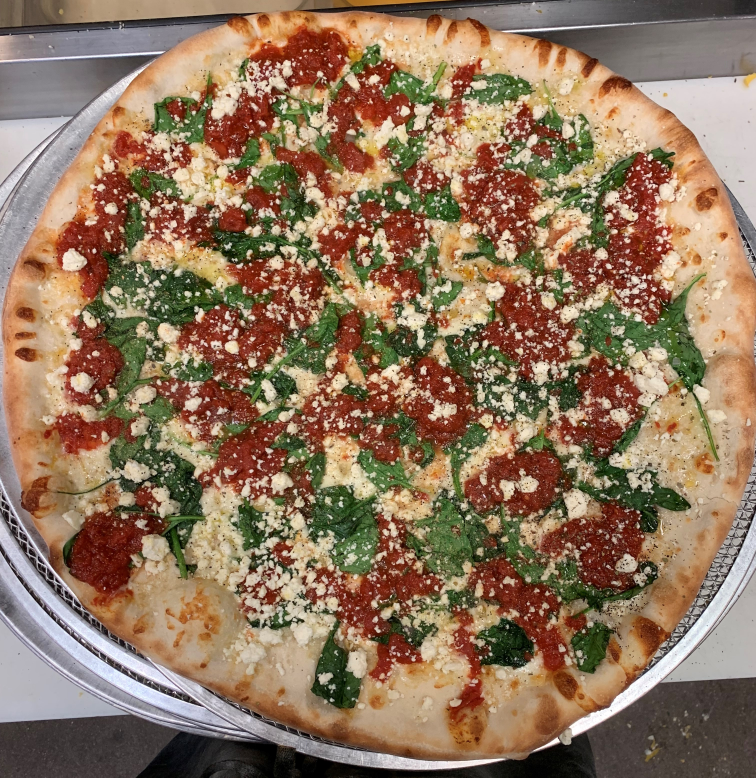
#> input picture pomo.jpg, 3024 x 3110 px (shown at 1/4 size)
$ python pizza.py
#> lines starting #> are read from the running program, lines starting #| are printed output that depends on the picture; after the words box and inside, x2 and y2 are one past the last pixel; in counts of white or black regions, pixels touching at a corner belong together
#This is my final code. I have it set up to test pepperoni first. It goest through all the methods to test for different pizzas and each method has output images
# to show the isolated topping colors so be aware each pizza will give out quite a few output images unless commented out in main. The output in the terminal will show what pizza
# was detected. Thanks!
import cv2 as cv
import math
import numpy as np
from matplotlib import pyplot

# [5 lines of commented-out code are left out]
pizza = cv.imread('pomo.jpg')
#> pizza is the input picture: shape (3110, 3024, 3); mean B, G, R 92.8, 117.6, 144.3

#create rgb image to show original image
original = cv.cvtColor(pizza, cv.COLOR_BGR2RGB)

pyplot.figure()
pyplot.title('Original image')
pyplot.imshow(original)
pyplot.show()

#create gray image to use specifically for circle detection for pepperoni pizza
grayPizza = cv.cvtColor(pizza, cv.COLOR_BGR2RGB)
grayPizza = cv.cvtColor(grayPizza, cv.COLOR_RGB2GRAY)

#convert pizza image to HSV
pizza = cv.cvtColor(pizza, cv.COLOR_BGR2HSV)
#> pizza: shape (3110, 3024, 3); mean H, S, V 32.6, 107.5, 147.1


def macAndCheese(pizza):

    mac = pizza.copy()

    #isolating yellow hsv values and creating mask
    lower_yellow = np.array([15, 160, 150])
    upper_yellow = np.array([25, 230, 255])
    macMask = cv.inRange(mac, lower_yellow, upper_yellow)

    #create value for mac using sum of mask
    isMac = np.sum(macMask)

    mac[np.where(macMask==0)] = 0

    mac_output_img = cv.cvtColor(mac, cv.COLOR_HSV2RGB)

    if isMac > 750000000:
        print("This is a Mac and Cheese Pizza")

    pyplot.figure()
    pyplot.title('Mac Output image')
    pyplot.imshow(mac_output_img)
    pyplot.show()


def pepperoni(pizza, grayPizza):

    pep = pizza.copy()

    #this code chunk was taken from Derricw on Stackoverflow to create a red mask for hsv
    #lower red mask
    lower_red = np.array([0, 100, 100])
    upper_red = np.array([10, 255, 255])
    lower_mask = cv.inRange(pep, lower_red, upper_red)
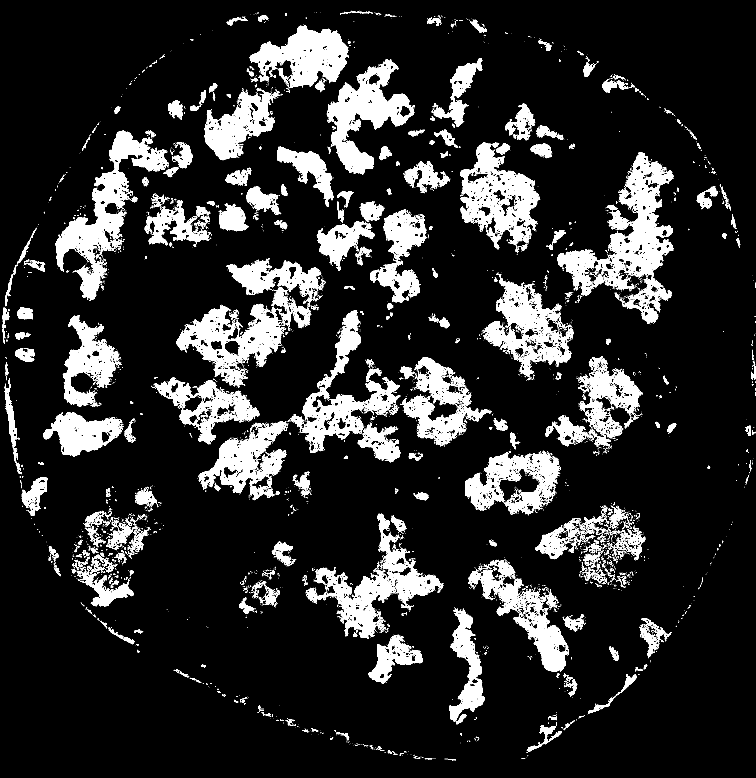
#> lower_mask: shape (3110, 3024) (shown at 1/4 size); 13.5% white; 7451 white regions (6339 under 20 px), largest, box (x1, y1, x2, y2) and area: (2229, 608, 2693, 1295) 86572, (222, 523, 676, 1203) 71631, (1307, 237, 1660, 697) 59130

    #upper red mask
    lower_red = np.array([170, 50, 50])
    upper_red = np.array([180, 255, 255])
    upper_mask = cv.inRange(pep, lower_red, upper_red)
#> upper_mask: shape (3110, 3024); 0.02% white in thin lines or dots

    #combine masks to cover all red hsv values
    mask = lower_mask + upper_mask

    #create value to check for pepperoni by finding sum of mask
    isPepperoni = np.sum(mask)
#> isPepperoni = 324019830

    #turn image to just show red
    pep[np.where(mask==0)] = 0
#> pep: shape (3110, 3024, 3); mean H, S, V 0.9, 25.4, 17.6

    output_img = cv.cvtColor(pep, cv.COLOR_HSV2RGB)

    #kernels for morphology on pepperonis
    kernel = np.ones((15, 15), np.uint8)

    kernel2 = np.ones((35, 35), np.uint8)

    output_img = cv.morphologyEx(output_img, cv.MORPH_OPEN, kernel)

    output_img = cv.morphologyEx(output_img, cv.MORPH_CLOSE, kernel2)

    pyplot.figure()
    pyplot.title('Pep Output image')
    pyplot.imshow(output_img)

    pyplot.show()

    output_img = cv.cvtColor(output_img, cv.COLOR_RGB2GRAY)
#> output_img: shape (3110, 3024)

    #scale image down for easier circle detection
    scale_percent = 25

    width1 = int(output_img.shape[1] * scale_percent / 100)
#> width1 = 756
    height1 = int(output_img.shape[0] * scale_percent / 100)
#> height1 = 777
    dim = (width1, height1)
#> dim = (756, 777)

    output_img = cv.resize(output_img, dim, interpolation = cv.INTER_AREA)
#> output_img: shape (777, 756)

    #blur image for easier circle detection
    output_img = cv.blur(output_img, (3,3))


    #hough circles function used to detect circles - Used similar code from Using hough circles from pyimagesearch.com article by Adrian Rosebrock.
    circles = cv.HoughCircles(output_img, cv.HOUGH_GRADIENT, 1.2, 55, param1 = 208,
                param2 = 10.5, minRadius = 28, maxRadius = 33)
#> circles = [[492.6, 185.4, 31], [317.4, 51, 29.68], [360.6, 241.8, 29.56], [215.4, 160.2, 29.44], [191.4, 232.2, 31], [612.6, 181.8, 30.88], [108.6, 558.6, 30.88], [240.6, 283.8, 29.92]]

    if circles is not None:

        circles = np.round(circles[0, :]).astype("int")
#> circles = [[493, 185, 31], [317, 51, 30], [361, 242, 30], [215, 160, 29], [191, 232, 31], [613, 182, 31], [109, 559, 31], [241, 284, 30]]

        for (x, y, r) in circles:

            cv.circle(output_img, (x,y), r, (255, 0, 0), 1)
#> this loop made 8 passes
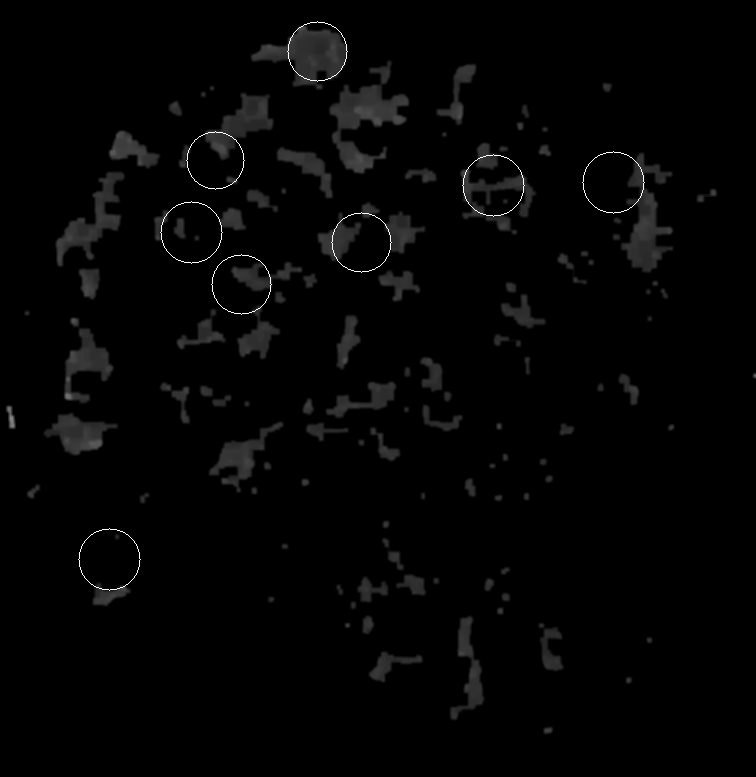
#> output_img: shape (777, 756); min 0, max 255, mean 4.1
#> in macAndCheese, `macMask = cv.inRange(mac, lower_yellow, upper_yellow)`: macMask: shape (3110, 3024); 0.64% white; 1407 white regions (1148 under 20 px), largest, box (x1, y1, x2, y2) and area: (1388, 0, 1775, 23) 4968, (773, 2347, 882, 2537) 3864, (1832, 2886, 1907, 3000) 2926
#> in macAndCheese, `isMac = np.sum(macMask)`: isMac = 15305865
#> in macAndCheese, `mac[np.where(macMask==0)] = 0`: mac: shape (3110, 3024, 3); mean H, S, V 0.1, 1.1, 1.2

        output = output_img

        # print(len(circles))

        # pyplot.figure()

        pyplot.title('circle')
        pyplot.imshow(output)


    #check if image has property amount of pepperoni color and number of pepperonis
    if isPepperoni > 720000000 and len(circles) > 40:

        print("This is Pepperoni Pizza!")

    pyplot.show()


def buffalo(pizza):

    buff = pizza.copy()
    buff1 = pizza.copy()

    lower_bleu = np.array([5, 1, 135])
    upper_bleu = np.array([25, 84, 225])
    bleuMask = cv.inRange(buff, lower_bleu, upper_bleu)
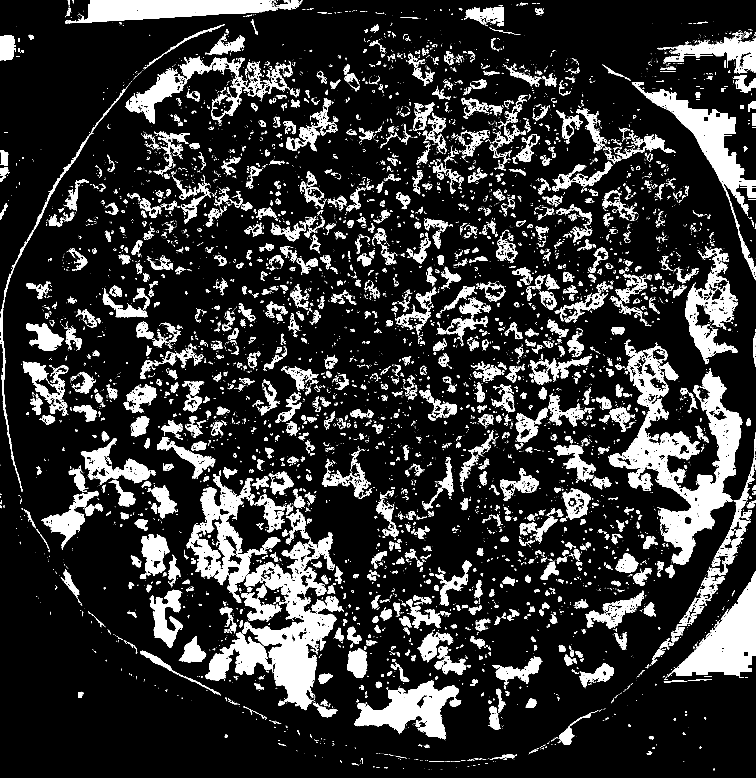
#> bleuMask: shape (3110, 3024) (shown at 1/4 size); 15.6% white; 11884 white regions (9357 under 20 px), largest, box (x1, y1, x2, y2) and area: (2433, 1370, 2972, 2259) 126564, (821, 2129, 1346, 2841) 106523, (2671, 2284, 3024, 2712) 60271

    isBleu = np.sum(bleuMask)
#> isBleu = 372998700


    buff[np.where(bleuMask==0)] = 0
#> buff: shape (3110, 3024, 3); mean H, S, V 2.6, 9.1, 30.4

    bleu_output_img = cv.cvtColor(buff, cv.COLOR_HSV2RGB)
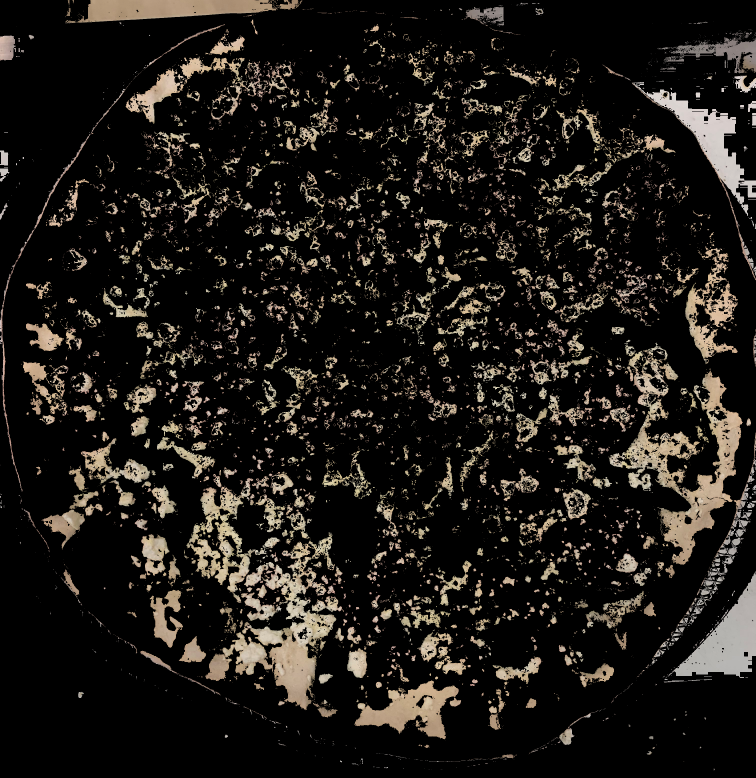
#> bleu_output_img: shape (3110, 3024, 3) (shown at 1/4 size); mean R, G, B 30.4, 27.2, 23.3

    pyplot.figure()
    pyplot.title('Bleu cheese Output image')
    pyplot.imshow(bleu_output_img)
    pyplot.show()

    #this code chunk was taken from Derricw on Stackoverflow to create a red mask for hsv
    #hot sauce mask
    #lower mask
    lower_red = np.array([0, 100, 100])
    upper_red = np.array([10, 255, 255])
    lower_mask = cv.inRange(buff1, lower_red, upper_red)

    #upper mask
    lower_red = np.array([170, 50, 50])
    upper_red = np.array([180, 255, 255])
    upper_mask = cv.inRange(buff1, lower_red, upper_red)

    mask = lower_mask + upper_mask

    isHot = np.sum(mask)
#> isHot = 324019830

    buff1[np.where(mask==0)] = 0

    #create image of bleau cheese detected and hot sauce detected
    buff_output_img = buff + buff1
#> buff_output_img: shape (3110, 3024, 3); mean H, S, V 3.5, 34.5, 47.9

    buff_output_img = cv.cvtColor(buff_output_img, cv.COLOR_HSV2RGB)

    # [9 lines of commented-out code are left out]

    if isHot > 130000000 and isBleu > 780000000:
        print("This is a Buffalo Chicken Pizza")

    pyplot.figure()
    pyplot.title('Buffalo Output image')
    pyplot.imshow(buff_output_img)
    pyplot.show()

def pomodoro(pizza):

    pomo = pizza.copy()
    pomo1 = pizza.copy()
    pomo2 = pizza.copy()

    #SPINACH
    lower_spinach = np.array([30, 10, 10])
    upper_spinach = np.array([50, 150, 200])
    spinMask = cv.inRange(pomo, lower_spinach, upper_spinach)
#> spinMask: shape (3110, 3024); 8.6% white; 4794 white regions (3914 under 20 px), largest, box (x1, y1, x2, y2) and area: (346, 1047, 798, 1680) 70486, (2302, 1094, 2823, 1577) 60647, (1626, 1906, 1969, 2324) 47457

    isSpinach = np.sum(spinMask)
#> isSpinach = 206410770

    pomo[np.where(spinMask==0)] = 0
#> pomo: shape (3110, 3024, 3); mean H, S, V 3.5, 9.1, 8.6

    spin_output_img = cv.cvtColor(pomo, cv.COLOR_HSV2RGB)

    pyplot.figure()
    pyplot.title('Spinach Output image')
    pyplot.imshow(spin_output_img)
    pyplot.show()

    #this code chunk was taken from Derricw on Stackoverflow to create a red mask for hsv
    #SAUCE
    #lower mask
    lower_red = np.array([0, 100, 100])
    upper_red = np.array([10, 255, 255])
    lower_mask = cv.inRange(pomo1, lower_red, upper_red)

    #upper mask
    lower_red = np.array([170, 50, 50])
    upper_red = np.array([180, 255, 255])
    upper_mask = cv.inRange(pomo1, lower_red, upper_red)

    mask = lower_mask + upper_mask

    isCaccia = np.sum(mask)
#> isCaccia = 324019830

    pomo1[np.where(mask==0)] = 0

    sauce_output_img = cv.cvtColor(pomo1, cv.COLOR_HSV2RGB)

    pyplot.figure()
    pyplot.title('Cacciatore Output image')
    pyplot.imshow(sauce_output_img)
    pyplot.show()

    caccia_output_img = pomo + pomo1
#> caccia_output_img: shape (3110, 3024, 3); mean H, S, V 4.4, 34.5, 26.1

    caccia_output_img = cv.cvtColor(caccia_output_img, cv.COLOR_HSV2RGB)

    pyplot.figure()
    pyplot.title('Spin and Caccia Output image')
    pyplot.imshow(caccia_output_img)
    pyplot.show()

    #FETA
    lower_feta = np.array([0, 0, 200])
    upper_feta = np.array([60, 60, 255])
    fetaMask = cv.inRange(pomo2, lower_feta, upper_feta)
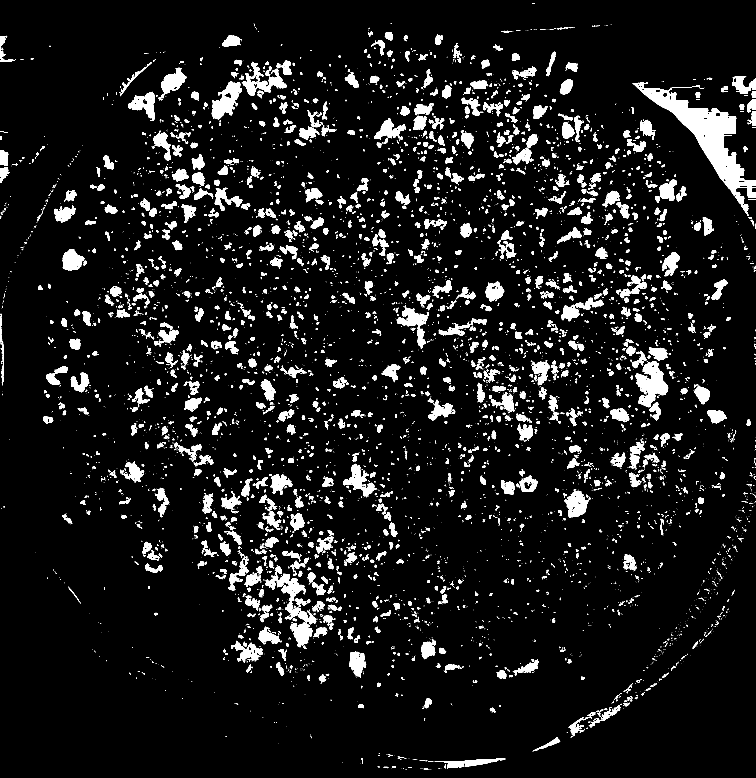
#> fetaMask: shape (3110, 3024) (shown at 1/4 size); 7.7% white; 7112 white regions (4884 under 20 px), largest, box (x1, y1, x2, y2) and area: (2530, 332, 3024, 864) 54808, (2541, 1446, 2673, 1629) 12499, (847, 326, 966, 479) 9088

    isFeta = np.sum(fetaMask)
#> isFeta = 185794275

    pomo2[np.where(fetaMask==0)] = 0
#> pomo2: shape (3110, 3024, 3); mean H, S, V 1.4, 3.4, 17.3

    feta_output_img = cv.cvtColor(pomo2, cv.COLOR_HSV2RGB)

    pyplot.figure()
    pyplot.title('feta Output image')
    pyplot.imshow(feta_output_img)
    pyplot.show()

    # print(isSpinach)
    # print(isCaccia)
    # print(isFeta)

    if isSpinach > 190000000 and isCaccia > 290000000 and isCaccia < 380000000 and isFeta > 175000000:
        print('This is a Pomodoro pizza!')

def cheese(pizza):

    cheese = pizza.copy()

    #cheese
    lower_cheese = np.array([3, 65, 110])
    upper_cheese = np.array([23, 200, 255])
    cheeseMask = cv.inRange(cheese, lower_cheese, upper_cheese)
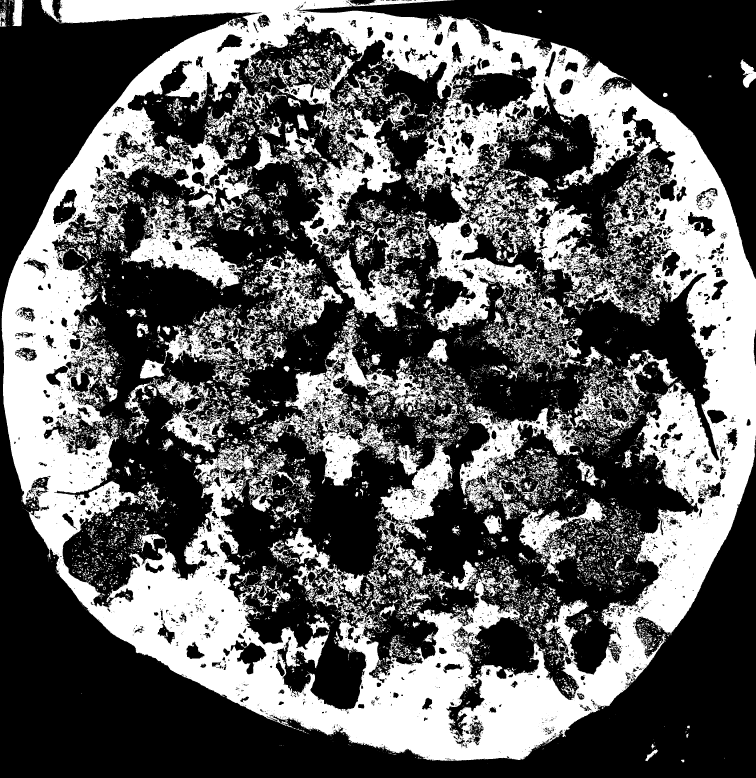
#> cheeseMask: shape (3110, 3024) (shown at 1/4 size); 37.5% white; 14623 white regions (11906 under 20 px), largest, box (x1, y1, x2, y2) and area: (7, 0, 3024, 3044) 2398370, (1655, 692, 2149, 1324) 96623, (1054, 1302, 1838, 1771) 74106

    isChz = np.sum(cheeseMask)
#> isChz = 899315385

    cheese[np.where(cheeseMask==0)] = 0
#> cheese: shape (3110, 3024, 3); mean H, S, V 5.2, 43.7, 67.8

    cheese_output_img = cv.cvtColor(cheese, cv.COLOR_HSV2RGB)
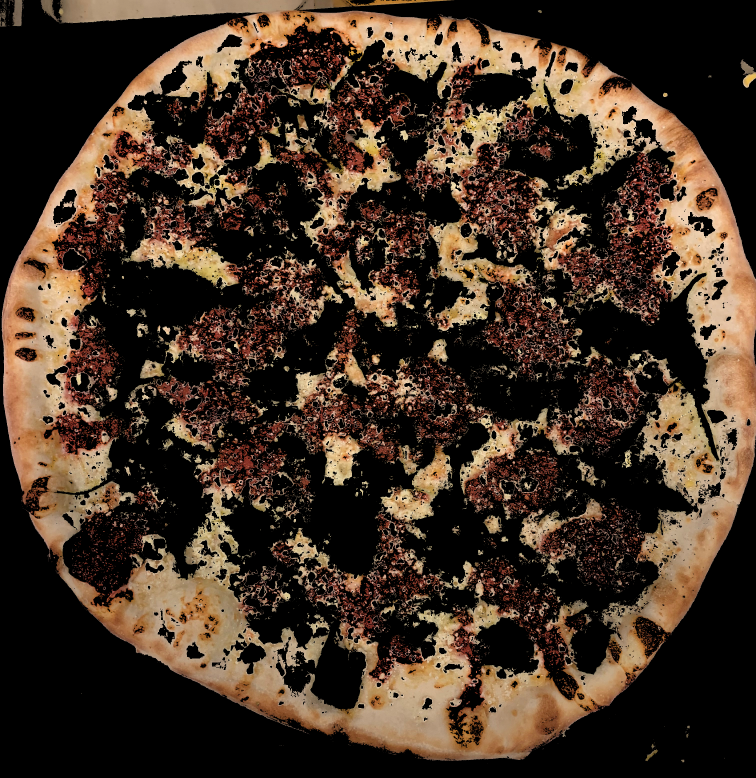
#> cheese_output_img: shape (3110, 3024, 3) (shown at 1/4 size); mean R, G, B 67.8, 51.1, 37.7

    # print(isChz)

    pyplot.figure()
    pyplot.title('Cheese Output image')
    pyplot.imshow(cheese_output_img)
    pyplot.show()

    if isChz > 1700000000:
        print("This is a Cheese Pizza!")

if __name__ == '__main__':

    print("This is a pizza test... \n\n")
    pepperoni(pizza, grayPizza)
    macAndCheese(pizza)
    buffalo(pizza)
    pomodoro(pizza)
    cheese(pizza)
